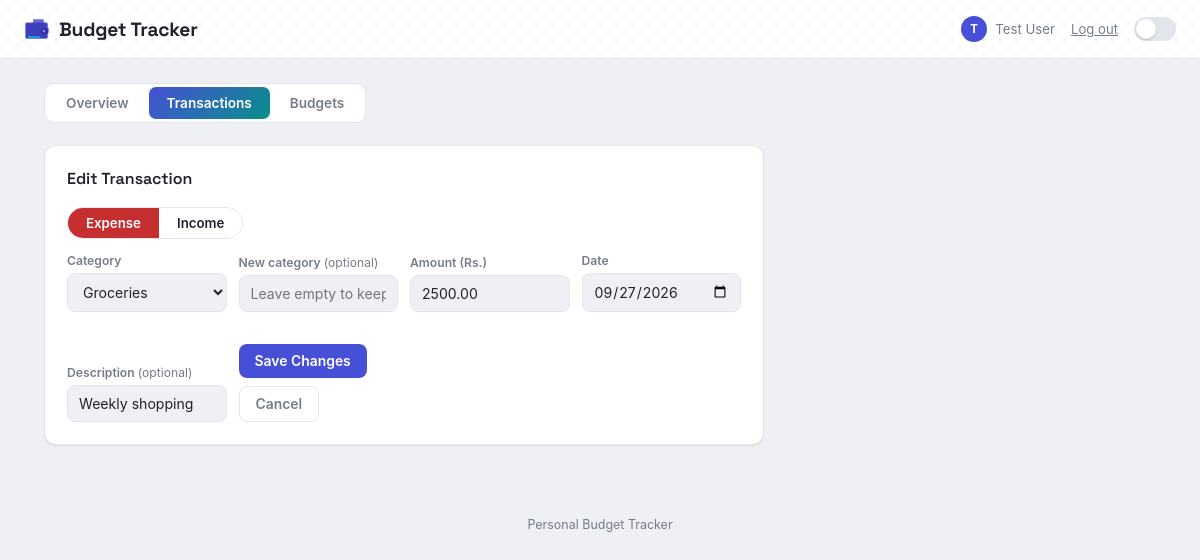
The app's page /edit.php?id=1 (signed in) with its own data.
### tables this page shows
CREATE TABLE `transactions` (
  `tx_id` int(11) NOT NULL,
  `user_id` int(11) NOT NULL,
  `category_id` int(11) NOT NULL,
  `tx_type` enum('Income','Expense') NOT NULL,
  `amount` decimal(10,2) NOT NULL,
  `tx_date` date NOT NULL,
  `description` varchar(150) DEFAULT NULL,
  `created_at` timestamp NOT NULL DEFAULT current_timestamp()
);

CREATE TABLE `categories` (
  `category_id` int(11) NOT NULL,
  `category_name` varchar(50) NOT NULL
);

### edit.php (the view, shortened to what this page needs)
<?php
require "db.php";
$userId = $_SESSION["user_id"];
$txId = (int)($_GET["id"] ?? 0);
$stmt = mysqli_prepare($conn,
    "SELECT * FROM transactions WHERE tx_id = ? AND user_id = ?");
mysqli_stmt_bind_param($stmt, "ii", $txId, $userId);
mysqli_stmt_execute($stmt);
$tx = mysqli_fetch_assoc(mysqli_stmt_get_result($stmt));
$categories = array();
$result = mysqli_query($conn, "SELECT category_id, category_name FROM categories ORDER BY category_name");
while ($row = mysqli_fetch_assoc($result)) {
    $categories[] = $row;
}
require "header.php";
?>
<section class="panel" style="max-width:720px;">
    <h2>Edit Transaction</h2>
    <form method="post" action="edit.php">
        <div class="type-toggle">
            <label for="typeExpense">Expense</label>
            <label for="typeIncome">Income</label>
        </div>
        <div id="txForm">
            <div class="field">
                <label for="category_id">Category</label>
                <select id="category_id" name="category_id">
                    <?php foreach ($categories as $c): ?>
                        <option value="<?php echo (int)$c["category_id"]; ?>"
                            <?php if ((int)$c["category_id"] === (int)$tx["category_id"]) echo "selected"; ?>>
                            <?php echo htmlspecialchars($c["category_name"]); ?>
                        </option>
                    <?php endforeach; ?>
                </select>
            </div>
            <div class="field">
                <label for="new_category">New category <span style="font-weight:normal;">(optional)</span></label>
                <input type="text" id="new_category" name="new_category" maxlength="50"
                       placeholder="Leave empty to keep current">
            </div>
            <div class="field">
                <label for="amount">Amount (Rs.)</label>
                <input type="number" id="amount" name="amount" min="0.01" step="0.01"
                       required value="<?php echo htmlspecialchars($tx["amount"]); ?>">
            </div>
            <div class="field">
                <label for="tx_date">Date</label>
                <input type="date" id="tx_date" name="tx_date"
                       required value="<?php echo htmlspecialchars($tx["tx_date"]); ?>">
            </div>
            <div class="field">
                <label for="description">Description <span style="font-weight:normal;">(optional)</span></label>
                <input type="text" id="description" name="description" maxlength="150"
                       value="<?php echo htmlspecialchars($tx["description"]); ?>">
            </div>
            <div class="field">
                <label>&nbsp;</label>
                <div style="display:flex; gap:8px; flex-wrap:wrap;">
                    <button type="submit" class="btn">Save Changes</button>
                    <a href="transactions.php" class="btn ghost">Cancel</a>
                </div>
            </div>
        </div>
    </form>
</section>
<?php require "footer.php"; ?>

### style.css (style rules this page uses)
:root { --bg:#eef0f4; --card:#ffffff; --border:#e2e5ec; --text:#20232c; --muted:#767c8a; --accent:#4650d6; --accent2:#0a8f8a; --tertiary:#b8860b; --accent-soft:#eceeff; --accent2-soft:#e2f5f4; --green:#158a52; --green-soft:#e5f6ec; --red:#c62f2f; --red-soft:#fbeaea; --yellow:#b8860b; --radius:12px; --shadow:0 1px 2px rgba(20,24,40,0.05), 0 1px 1px rgba(20,24,40,0.03); --font-head:"Space Grotesk",-apple-system,sans-serif; --font-mono:"JetBrains Mono",ui-monospace,monospace; }
* { box-sizing: border-box; }
html, body { height: 100%; }
body { margin: 0; background: var(--bg); color: var(--text); font-family: -apple-system, BlinkMacSystemFont, "Segoe UI", Roboto, Arial, sans-serif; -webkit-font-smoothing: antialiased; }
.btn { background: var(--accent); color: #fff; border: none; border-radius: 8px; padding: 9px 16px; cursor: pointer; font-size: 0.87rem; font-weight: 600; font-family: inherit; text-decoration: none; display: inline-block; transition: opacity 0.15s; }
.btn.ghost { background: none; color: var(--muted); border: 1px solid var(--border); }
section.panel, .panel { background: var(--card); border: 1px solid var(--border); border-radius: var(--radius); padding: 22px; margin-bottom: 28px; box-shadow: var(--shadow); }
.panel h2, section.panel h2 { font-family: var(--font-head); font-size: 1rem; margin: 0 0 18px 0; font-weight: 600; }
.field { display: flex; flex-direction: column; gap: 5px; }
.field label { font-size: 0.76rem; color: var(--muted); font-weight: 600; }
input, select { padding: 9px 11px; border: 1px solid var(--border); border-radius: 8px; background: var(--bg); color: var(--text); font-size: 0.88rem; font-family: inherit; }
#txForm { display: grid; grid-template-columns: repeat(auto-fit, minmax(150px, 1fr)); gap: 12px; align-items: end; }
.type-toggle { display: flex; border: 1px solid var(--border); border-radius: 20px; overflow: hidden; width: fit-content; margin-bottom: 14px; }
.type-toggle label { border: none; background: var(--card); color: var(--text); padding: 7px 18px; cursor: pointer; font-size: 0.83rem; font-weight: 600; margin: 0; }
#typeExpense:checked + label { background: var(--red); color: #fff; }

### records on screen
transactions: category_id "Groceries", amount "2500.00", tx_date "09/27/2026", description "Weekly shopping"

### other values on screen
substr($_SESSION["full_name"] ?? "?", 0, 1) "T"
$_SESSION["full_name"] "Test User"
